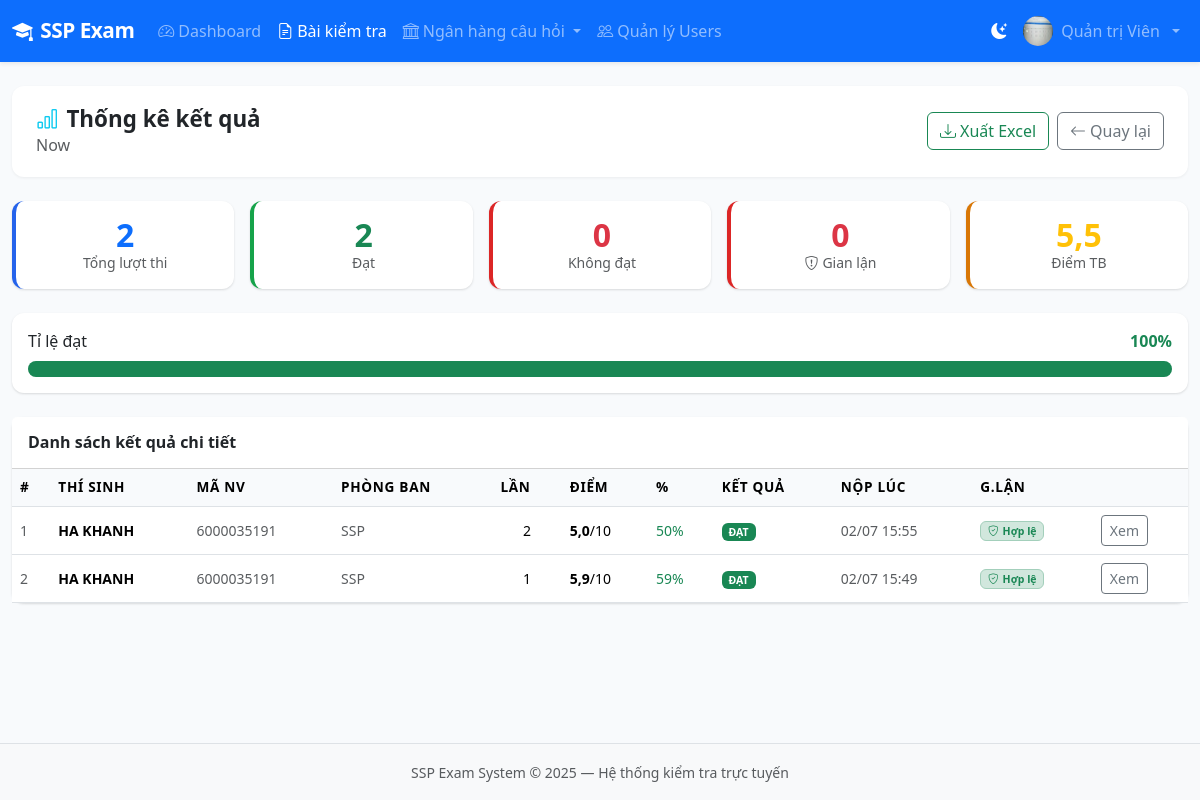
/results/exam/13/overview/ (signed in), run on the app's committed database.
### accounts/models.py (models this page shows, shortened)
class User(AbstractUser):
    ROLE_ADMIN = 'admin'
    ROLE_TEACHER = 'teacher'
    ROLE_STUDENT = 'student'
    ROLE_CHOICES = [
        (ROLE_ADMIN, 'Quản trị viên'),
        (ROLE_TEACHER, 'Quản lý đào tạo'),
        (ROLE_STUDENT, 'Nhân viên'),
    ]
    role = models.CharField(max_length=20, choices=ROLE_CHOICES, default=ROLE_STUDENT)
    phone = models.CharField(max_length=20, blank=True)
    avatar = models.ImageField(upload_to='avatars/', blank=True, null=True)
    student_id = models.CharField(max_length=50, blank=True, verbose_name='Mã nhân viên')
    class_name = models.CharField(max_length=100, blank=True, verbose_name='Phòng ban/Team')
    created_at = models.DateTimeField(auto_now_add=True)
    updated_at = models.DateTimeField(auto_now=True)
    class Meta:
        verbose_name = 'Người dùng'
        verbose_name_plural = 'Người dùng'
        ordering = ['-date_joined']
    @property
    def is_admin(self):
        return self.role == self.ROLE_ADMIN
    @property
    def can_create_exam(self):
        return self.role in (self.ROLE_ADMIN, self.ROLE_TEACHER)

### exams/models.py (models this page shows, shortened)
class Exam(models.Model):
    TYPE_SINGLE = 'single'
    TYPE_MULTIPLE = 'multiple'
    TYPE_TRUE_FALSE = 'true_false'
    TYPE_MIXED = 'mixed'
    TYPE_CHOICES = [
        (TYPE_SINGLE, 'Trắc nghiệm 1 đáp án'),
        (TYPE_MULTIPLE, 'Trắc nghiệm nhiều đáp án'),
        (TYPE_TRUE_FALSE, 'Đúng / Sai'),
        (TYPE_MIXED, 'Tổng hợp'),
    ]
    STATUS_DRAFT = 'draft'
    STATUS_SCHEDULED = 'scheduled'
    STATUS_ACTIVE = 'active'
    STATUS_PAUSED = 'paused'
    STATUS_ENDED = 'ended'
    STATUS_CHOICES = [
        (STATUS_DRAFT, 'Nháp'),
        (STATUS_SCHEDULED, 'Đã lên lịch'),
        (STATUS_ACTIVE, 'Đang diễn ra'),
        (STATUS_PAUSED, 'Tạm dừng'),
        (STATUS_ENDED, 'Đã kết thúc'),
    ]
    title = models.CharField(max_length=300, verbose_name='Tiêu đề bài kiểm tra')
    description = models.TextField(blank=True, verbose_name='Mô tả')
    subject = models.ForeignKey(Subject, on_delete=models.SET_NULL, null=True, related_name='exams')
    exam_type = models.CharField(max_length=20, choices=TYPE_CHOICES, default=TYPE_MIXED)
    status = models.CharField(max_length=20, choices=STATUS_CHOICES, default=STATUS_DRAFT)
    duration_minutes = models.PositiveIntegerField(default=60, verbose_name='Thời gian làm bài (phút)')
    total_points = models.DecimalField(max_digits=6, decimal_places=2, default=10.0, verbose_name='Tổng điểm')
    pass_score = models.DecimalField(max_digits=6, decimal_places=2, default=5.0, verbose_name='Điểm đạt')
    max_attempts = models.PositiveSmallIntegerField(default=1, verbose_name='Số lần thi tối đa')
    start_time = models.DateTimeField(null=True, blank=True, verbose_name='Thời gian bắt đầu')
    end_time = models.DateTimeField(null=True, blank=True, verbose_name='Thời gian kết thúc')
    shuffle_questions = models.BooleanField(default=True, verbose_name='Đảo thứ tự câu hỏi')
    shuffle_choices = models.BooleanField(default=True, verbose_name='Đảo thứ tự đáp án')
    show_result_immediately = models.BooleanField(default=True, verbose_name='Hiển thị kết quả ngay')
    show_correct_answers = models.BooleanField(default=False, verbose_name='Hiển thị đáp án đúng')
    prevent_cheating = models.BooleanField(default=True, verbose_name='Bật chống gian lận')
    allow_review = models.BooleanField(default=True, verbose_name='Cho phép xem lại')
    is_public = models.BooleanField(default=False, verbose_name='Bài thi công khai')
    created_by = models.ForeignKey(
        settings.AUTH_USER_MODEL, on_delete=models.CASCADE, related_name='exams_created'
    )
    created_at = models.DateTimeField(auto_now_add=True)
    updated_at = models.DateTimeField(auto_now=True)
    class Meta:
        verbose_name = 'Bài kiểm tra'
        verbose_name_plural = 'Bài kiểm tra'
        ordering = ['-created_at']

### results/models.py (models this page shows, shortened)
class ExamSession(models.Model):
    STATUS_IN_PROGRESS = 'in_progress'
    STATUS_SUBMITTED = 'submitted'
    STATUS_TIMED_OUT = 'timed_out'
    STATUS_CHOICES = [
        (STATUS_IN_PROGRESS, 'Đang làm bài'),
        (STATUS_SUBMITTED, 'Đã nộp bài'),
        (STATUS_TIMED_OUT, 'Hết giờ'),
    ]
    user = models.ForeignKey(settings.AUTH_USER_MODEL, on_delete=models.CASCADE, related_name='exam_sessions')
    exam = models.ForeignKey(Exam, on_delete=models.CASCADE, related_name='sessions')
    status = models.CharField(max_length=20, choices=STATUS_CHOICES, default=STATUS_IN_PROGRESS)
    attempt_number = models.PositiveSmallIntegerField(default=1)
    started_at = models.DateTimeField(auto_now_add=True)
    submitted_at = models.DateTimeField(null=True, blank=True)
    time_spent_seconds = models.PositiveIntegerField(default=0)
    score = models.DecimalField(max_digits=6, decimal_places=2, null=True, blank=True)
    total_points = models.DecimalField(max_digits=6, decimal_places=2, null=True, blank=True)
    percentage = models.DecimalField(max_digits=5, decimal_places=2, null=True, blank=True)
    is_passed = models.BooleanField(null=True, blank=True)
    question_order = models.JSONField(default=list, blank=True)
    ip_address = models.GenericIPAddressField(null=True, blank=True)
    user_agent = models.TextField(blank=True)
    class Meta:
        verbose_name = 'Lượt làm bài'
        verbose_name_plural = 'Lượt làm bài'
        ordering = ['-started_at']

### results/views.py (the view)
# urls.py: path('exam/<int:exam_pk>/overview/', views.exam_results_overview, name='exam_results_overview'),
@teacher_required
def exam_results_overview(request, exam_pk):
    from exams.utils import get_exam_for_staff
    exam = get_exam_for_staff(request, exam_pk)
    sessions = ExamSession.objects.filter(
        exam=exam, status__in=['submitted', 'timed_out']
    ).select_related('user').order_by('-submitted_at')
    stats = sessions.aggregate(
        avg_score=Avg('score'),
        total=Count('id'),
    )
    passed = sessions.filter(is_passed=True).count()
    failed = sessions.filter(is_passed=False).count()
    cheated = sessions.filter(proctoring_report__flagged=True).count()
    paginator = Paginator(sessions, 20)
    page = paginator.get_page(request.GET.get('page'))
    return render(request, 'results/overview.html', {
        'exam': exam,
        'page_obj': page,
        'stats': stats,
        'passed': passed,
        'failed': failed,
        'cheated': cheated,
    })

### exams/utils.py (called while the page is built)
def get_exam_for_staff(request, exam_pk):
    user = request.user
    if user.is_admin or user.is_superuser:
        return get_object_or_404(Exam, pk=exam_pk)
    return get_object_or_404(Exam, pk=exam_pk, created_by=user)

### templates/results/overview.html (shortened to what this page needs)
{% extends 'base.html' %}
{% block content %}
<div class="page-header">
  <div>
    <h1><i class="bi bi-bar-chart me-2 text-info"></i>Thống kê kết quả</h1>
    <p class="text-muted mb-0">{{ exam.title }}</p>
  </div>
  <div class="d-flex gap-2">
    <a href="{% url 'export_results' exam.pk %}" class="btn btn-outline-success">
      <i class="bi bi-download me-1"></i>Xuất Excel
    </a>
    <a href="{% url 'exam_detail' exam.pk %}" class="btn btn-outline-secondary">
      <i class="bi bi-arrow-left me-1"></i>Quay lại
    </a>
  </div>
</div>
<div class="row g-3 mb-4">
  <div class="col-6 col-md-2half" style="flex:1">
    <div class="card stat-card text-center p-3">
      <div class="stat-number text-primary">{{ stats.total|default:0 }}</div>
      <div class="text-muted small">Tổng lượt thi</div>
    </div>
  </div>
  <div class="col-6 col-md-2half" style="flex:1">
    <div class="card stat-card success text-center p-3">
      <div class="stat-number text-success">{{ passed }}</div>
      <div class="text-muted small">Đạt</div>
    </div>
  </div>
  <div class="col-6 col-md-2half" style="flex:1">
    <div class="card stat-card danger text-center p-3">
      <div class="stat-number text-danger">{{ failed }}</div>
      <div class="text-muted small">Không đạt</div>
    </div>
  </div>
  <div class="col-6 col-md-2half" style="flex:1">
    <div class="card stat-card danger text-center p-3">
      <div class="stat-number text-danger">{{ cheated }}</div>
      <div class="text-muted small"><i class="bi bi-shield-exclamation me-1"></i>Gian lận</div>
    </div>
  </div>
  <div class="col-6 col-md-2half" style="flex:1">
    <div class="card stat-card warning text-center p-3">
      <div class="stat-number text-warning">{{ stats.avg_score|floatformat:1|default:"—" }}</div>
      <div class="text-muted small">Điểm TB</div>
    </div>
  </div>
</div>
{% if stats.total %}
<div class="card mb-4">
  <div class="card-body">
    <div class="d-flex justify-content-between align-items-center mb-2">
      <span class="fw-medium">Tỉ lệ đạt</span>
      <span class="fw-bold text-success">
        {% widthratio passed stats.total 100 %}%
      </span>
    </div>
    <div class="progress" style="height:16px;border-radius:8px">
      <div class="progress-bar bg-success" style="width:{% widthratio passed stats.total 100 %}%"></div>
    </div>
  </div>
</div>
{% endif %}
<div class="card">
  <div class="card-header bg-white py-3">
    <h6 class="mb-0 fw-bold">Danh sách kết quả chi tiết</h6>
  </div>
  <div class="table-responsive">
    <table class="table table-hover mb-0 align-middle small">
      <thead><tr>
        <th>#</th><th>Thí sinh</th><th>Mã NV</th><th>Phòng ban</th>
        <th>Lần</th><th>Điểm</th><th>%</th><th>Kết quả</th>
        <th>Nộp lúc</th><th>G.lận</th><th></th>
      </tr></thead>
      <tbody>
        {% for s in page_obj %}
        <tr>
          <td class="text-muted">{{ forloop.counter }}</td>
          <td><strong>{{ s.user.get_full_name|default:s.user.username }}</strong></td>
          <td class="text-muted">{{ s.user.student_id|default:"—" }}</td>
          <td class="text-muted">{{ s.user.class_name|default:"—" }}</td>
          <td class="text-center">{{ s.attempt_number }}</td>
          <td>
            {% if s.score is not None %}
            <strong>{{ s.score|floatformat:1 }}</strong>/{{ s.total_points|floatformat:0 }}
            {% else %}—{% endif %}
          </td>
          <td>
            {% if s.percentage is not None %}
            <span class="{% if s.is_passed %}text-success{% else %}text-danger{% endif %} fw-medium">
              {{ s.percentage|floatformat:0 }}%
            </span>
            {% else %}—{% endif %}
          </td>
          <td>
            {% if s.is_passed is not None %}
            <span class="badge {% if s.is_passed %}bg-success{% else %}bg-danger{% endif %}">
              {% if s.is_passed %}ĐẠT{% else %}RỚT{% endif %}
            </span>
            {% else %}
            <span class="badge bg-secondary">{{ s.get_status_display }}</span>
            {% endif %}
          </td>
          <td class="text-muted">{{ s.submitted_at|date:"d/m H:i"|default:"—" }}</td>
          <td>
            {% if s.proctoring_report.flagged %}
            <span class="badge bg-danger" title="{{ s.proctoring_report.tab_switches }} lần rời màn hình">
              <i class="bi bi-exclamation-triangle-fill me-1"></i>{{ s.proctoring_report.total_violations }} vi phạm
            </span>
            {% elif s.proctoring_report %}
            <span class="badge bg-success-subtle text-success border border-success-subtle">
              <i class="bi bi-shield-check me-1"></i>Hợp lệ
            </span>
            {% else %}<span class="text-muted">—</span>{% endif %}
          </td>
          <td><a href="{% url 'exam_result' s.pk %}" class="btn btn-sm btn-outline-secondary">Xem</a></td>
        </tr>
        {% empty %}
        <tr><td colspan="11" class="text-center text-muted py-4">Chưa có lượt thi nào.</td></tr>
        {% endfor %}
      </tbody>
    </table>
  </div>
</div>
{% endblock %}

### templates/base.html (shortened to what this page needs)
<!DOCTYPE html>
<html lang="vi">
<head>
    <link href="https://cdn.jsdelivr.net/npm/bootstrap@5.3.2/dist/css/bootstrap.min.css" rel="stylesheet">
    <link href="https://cdn.jsdelivr.net/npm/bootstrap-icons@1.11.3/font/bootstrap-icons.min.css" rel="stylesheet">
    <link href="{% load static %}{% static 'css/main.css' %}" rel="stylesheet">
</head>
<body>
{% load static %}
<nav class="navbar navbar-expand-lg navbar-dark bg-primary shadow-sm">
    <div class="container-fluid">
        <a class="navbar-brand fw-bold" href="{% url 'dashboard' %}">
            <i class="bi bi-mortarboard-fill me-2"></i>SSP Exam
        </a>
        <div class="collapse navbar-collapse" id="navMain">
            {% if user.is_authenticated %}
            <ul class="navbar-nav me-auto">
                <li class="nav-item">
                    <a class="nav-link {% if request.resolver_match.url_name == 'dashboard' %}active{% endif %}"
                       href="{% url 'dashboard' %}"><i class="bi bi-speedometer2 me-1"></i>Dashboard</a>
                </li>
                {% if user.can_create_exam %}
                <li class="nav-item">
                    <a class="nav-link {% if 'exam' in request.resolver_match.url_name %}active{% endif %}"
                       href="{% url 'exam_list' %}"><i class="bi bi-file-earmark-text me-1"></i>Bài kiểm tra</a>
                </li>
                <li class="nav-item dropdown">
                    <a class="nav-link dropdown-toggle" href="#" data-bs-toggle="dropdown">
                        <i class="bi bi-bank me-1"></i>Ngân hàng câu hỏi
                    </a>
                </li>
                {% endif %}
                {% if user.is_admin %}
                <li class="nav-item">
                    <a class="nav-link" href="{% url 'user_list' %}"><i class="bi bi-people me-1"></i>Quản lý Users</a>
                </li>
                {% endif %}
            </ul>
            <ul class="navbar-nav ms-auto align-items-center">
                <li class="nav-item">
                    <button class="nav-link" id="themeToggle" type="button" title="Chế độ sáng / tối">
                        <i class="bi bi-moon-stars-fill" id="themeIcon"></i>
                    </button>
                </li>
                <li class="nav-item dropdown">
                    <a class="nav-link dropdown-toggle d-flex align-items-center gap-2" href="#" data-bs-toggle="dropdown">
                        {% if user.avatar %}
                        <img src="{{ user.avatar.url }}" class="rounded-circle" width="30" height="30" alt="avatar">
                        {% else %}
                        <div class="avatar-circle-sm">{{ user.first_name|first|default:user.username|first|upper }}</div>
                        {% endif %}
                        <span class="d-none d-md-inline">{{ user.get_full_name|default:user.username }}</span>
                    </a>
                </li>
            </ul>
            {% endif %}
        </div>
    </div>
</nav>
<div class="container-fluid py-4">
    {% block content %}{% endblock %}
</div>
<footer class="footer mt-auto py-3 bg-light border-top">
    <div class="container text-center">
        <span class="text-muted small">SSP Exam System &copy; 2025 — Hệ thống kiểm tra trực tuyến</span>
    </div>
</footer>
</body>
</html>

### static/css/main.css (style rules this page uses)
:root { --primary: #2563eb; --primary-dark: #1d4ed8; --success: #16a34a; --danger: #dc2626; --warning: #d97706; --info: #0891b2; --sidebar-width: 260px; }
body { background-color: #f8fafc; font-family: 'Segoe UI', system-ui, -apple-system, sans-serif; min-height: 100vh; display: flex; flex-direction: column; }
.navbar-brand { font-size: 1.3rem; letter-spacing: -0.5px; }
.card { border: none; border-radius: 12px; box-shadow: 0 1px 3px rgba(0,0,0,.08), 0 1px 2px rgba(0,0,0,.06); transition: box-shadow .2s; }
.stat-card { border-left: 4px solid var(--primary); }
.stat-card.success { border-color: var(--success); }
.stat-card.warning { border-color: var(--warning); }
.stat-card.danger { border-color: var(--danger); }
.stat-number { font-size: 2rem; font-weight: 700; line-height: 1.1; }
.table th { background: #f8fafc; font-weight: 600; font-size: .85rem; text-transform: uppercase; letter-spacing: .05em; }
.page-header { background: #fff; border-radius: 12px; padding: 1.25rem 1.5rem; margin-bottom: 1.5rem; box-shadow: 0 1px 3px rgba(0,0,0,.06); display: flex; align-items: center; justify-content: space-between; flex-wrap: wrap; gap: .75rem; }
.page-header h1 { font-size: 1.4rem; font-weight: 700; margin: 0; }
#themeToggle { border: none; background: transparent; color: #fff; }

### data on the page
User: avatar (picture), get_full_name "Quản trị Viên"
Exam: title "Now"
ExamSession: user.get_full_name "HA KHANH", user.student_id "6000035191", user.class_name "SSP", attempt_number "2", score "5,0", total_points "10", percentage "50", is_passed "ĐẠT", submitted_at "02/07 15:55", shows "Hợp lệ"
ExamSession: user.get_full_name "HA KHANH", user.student_id "6000035191", user.class_name "SSP", attempt_number "1", score "5,9", total_points "10", percentage "59", is_passed "ĐẠT", submitted_at "02/07 15:49", shows "Hợp lệ"

### other printed values
{{ stats.total|default:0 }} "2"
{{ passed }} "2"
{{ failed }} "0"
{{ cheated }} "0"
{{ stats.avg_score|floatformat:1|default:"—" }} "5,5"
